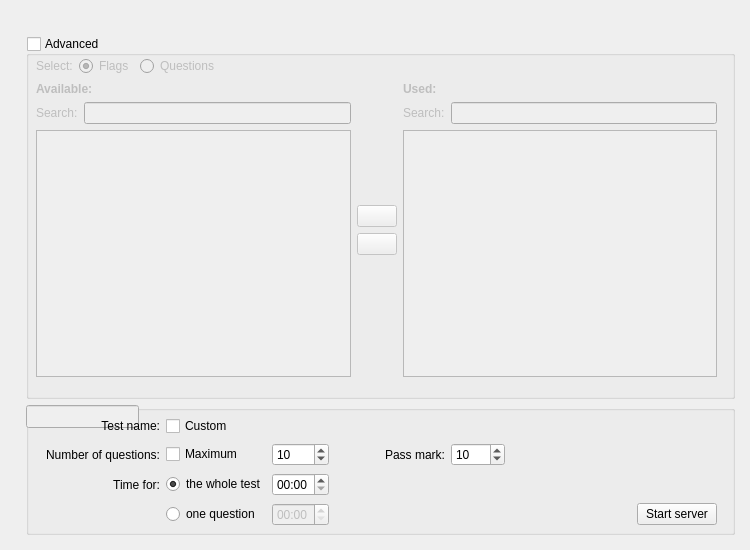
    <widget class="QWidget" name="testSettingsPage" >
     <widget class="QWidget" name="testSettingsGridLayout" >
      <property name="geometry" >
       <rect>
        <x>20</x>
        <y>30</y>
        <width>721</width>
        <height>511</height>
       </rect>
      </property>
      <layout class="QGridLayout" >
       <property name="leftMargin" >
        <number>6</number>
       </property>
       <property name="topMargin" >
        <number>6</number>
       </property>
       <property name="rightMargin" >
        <number>6</number>
       </property>
       <property name="bottomMargin" >
        <number>6</number>
       </property>
       <property name="horizontalSpacing" >
        <number>6</number>
       </property>
       <property name="verticalSpacing" >
        <number>6</number>
       </property>
       <item row="1" column="0" >
        <widget class="QGroupBox" name="TSAdvancedSetupGroupBox" >
         <property name="title" >
          <string>Advanced</string>
         </property>
         <property name="checkable" >
          <bool>true</bool>
         </property>
         <property name="checked" >
          <bool>false</bool>
         </property>
         <widget class="QWidget" name="TSAdvancedSetupGridLayout" >
          <property name="geometry" >
           <rect>
            <x>0</x>
            <y>10</y>
            <width>701</width>
            <height>341</height>
           </rect>
          </property>
          <layout class="QGridLayout" >
           <property name="leftMargin" >
            <number>10</number>
           </property>
           <property name="topMargin" >
            <number>10</number>
           </property>
           <property name="rightMargin" >
            <number>10</number>
           </property>
           <property name="bottomMargin" >
            <number>10</number>
           </property>
           <property name="horizontalSpacing" >
            <number>6</number>
           </property>
           <property name="verticalSpacing" >
            <number>6</number>
           </property>
           <item row="1" column="0" >
            <layout class="QHBoxLayout" >
             <property name="spacing" >
              <number>6</number>
             </property>
             <property name="leftMargin" >
              <number>0</number>
             </property>
             <property name="topMargin" >
              <number>0</number>
             </property>
             <property name="rightMargin" >
              <number>0</number>
             </property>
             <property name="bottomMargin" >
              <number>0</number>
             </property>
             <item>
              <layout class="QVBoxLayout" >
               <property name="spacing" >
                <number>6</number>
               </property>
               <property name="leftMargin" >
                <number>0</number>
               </property>
               <property name="topMargin" >
                <number>0</number>
               </property>
               <property name="rightMargin" >
                <number>0</number>
               </property>
               <property name="bottomMargin" >
                <number>0</number>
               </property>
               <item>
                <widget class="QLabel" name="label_exclude" >
                 <property name="text" >
                  <string>&lt;b>Available:&lt;/b></string>
                 </property>
                </widget>
               </item>
               <item>
                <layout class="QHBoxLayout" >
                 <property name="spacing" >
                  <number>6</number>
                 </property>
                 <property name="leftMargin" >
                  <number>0</number>
                 </property>
                 <property name="topMargin" >
                  <number>0</number>
                 </property>
                 <property name="rightMargin" >
                  <number>0</number>
                 </property>
                 <property name="bottomMargin" >
                  <number>0</number>
                 </property>
                 <item>
                  <widget class="QLabel" name="label_search_available" >
                   <property name="text" >
                    <string>Search:</string>
                   </property>
                  </widget>
                 </item>
                 <item>
                  <widget class="QLineEdit" name="TSSearchAvailableLineEdit" >
                   <property name="statusTip" >
                    <string>Type a keyword to filter the list below</string>
                   </property>
                  </widget>
                 </item>
                </layout>
               </item>
               <item>
                <widget class="QListWidget" name="TSExcludeListWidget" />
               </item>
              </layout>
             </item>
             <item>
              <layout class="QVBoxLayout" >
               <property name="spacing" >
                <number>6</number>
               </property>
               <property name="leftMargin" >
                <number>0</number>
               </property>
               <property name="topMargin" >
                <number>0</number>
               </property>
               <property name="rightMargin" >
                <number>0</number>
               </property>
               <property name="bottomMargin" >
                <number>0</number>
               </property>
               <item>
                <spacer>
                 <property name="orientation" >
                  <enum>Qt::Vertical</enum>
                 </property>
                 <property name="sizeHint" >
                  <size>
                   <width>20</width>
                   <height>40</height>
                  </size>
                 </property>
                </spacer>
               </item>
               <item>
                <widget class="QPushButton" name="btnAddToList" >
                 <property name="icon" >
                  <iconset resource="resources.qrc" >:/images/images/forward.png</iconset>
                 </property>
                </widget>
               </item>
               <item>
                <widget class="QPushButton" name="btnRemoveFromList" >
                 <property name="icon" >
                  <iconset resource="resources.qrc" >:/images/images/back.png</iconset>
                 </property>
                </widget>
               </item>
               <item>
                <spacer>
                 <property name="orientation" >
                  <enum>Qt::Vertical</enum>
                 </property>
                 <property name="sizeHint" >
                  <size>
                   <width>20</width>
                   <height>40</height>
                  </size>
                 </property>
                </spacer>
               </item>
              </layout>
             </item>
             <item>
              <layout class="QVBoxLayout" >
               <property name="spacing" >
                <number>6</number>
               </property>
               <property name="leftMargin" >
                <number>0</number>
               </property>
               <property name="topMargin" >
                <number>0</number>
               </property>
               <property name="rightMargin" >
                <number>0</number>
               </property>
               <property name="bottomMargin" >
                <number>0</number>
               </property>
               <item>
                <widget class="QLabel" name="label_include" >
                 <property name="text" >
                  <string>&lt;b>Used:&lt;/b></string>
                 </property>
                </widget>
               </item>
               <item>
                <layout class="QHBoxLayout" >
                 <property name="spacing" >
                  <number>6</number>
                 </property>
                 <property name="leftMargin" >
                  <number>0</number>
                 </property>
                 <property name="topMargin" >
                  <number>0</number>
                 </property>
                 <property name="rightMargin" >
                  <number>0</number>
                 </property>
                 <property name="bottomMargin" >
                  <number>0</number>
                 </property>
                 <item>
                  <widget class="QLabel" name="label_search_used" >
                   <property name="text" >
                    <string>Search:</string>
                   </property>
                  </widget>
                 </item>
                 <item>
                  <widget class="QLineEdit" name="TSSearchUsedLineEdit" >
                   <property name="statusTip" >
                    <string>Type a keyword to filter the list below</string>
                   </property>
                  </widget>
                 </item>
                </layout>
               </item>
               <item>
                <widget class="QListWidget" name="TSIncludeListWidget" />
               </item>
              </layout>
             </item>
            </layout>
           </item>
           <item row="0" column="0" >
            <layout class="QHBoxLayout" >
             <property name="spacing" >
              <number>6</number>
             </property>
             <property name="leftMargin" >
              <number>0</number>
             </property>
             <property name="topMargin" >
              <number>0</number>
             </property>
             <property name="rightMargin" >
              <number>0</number>
             </property>
             <property name="bottomMargin" >
              <number>0</number>
             </property>
             <item>
              <widget class="QLabel" name="label_advanced_select" >
               <property name="text" >
                <string>Select:</string>
               </property>
              </widget>
             </item>
             <item>
              <widget class="QRadioButton" name="rbtnSelectFlags" >
               <property name="text" >
                <string>Flags</string>
               </property>
               <property name="checked" >
                <bool>true</bool>
               </property>
              </widget>
             </item>
             <item>
              <widget class="QRadioButton" name="rbtnSelectQuestions" >
               <property name="text" >
                <string>Questions</string>
               </property>
              </widget>
             </item>
             <item>
              <spacer>
               <property name="orientation" >
                <enum>Qt::Horizontal</enum>
               </property>
               <property name="sizeHint" >
                <size>
                 <width>40</width>
                 <height>20</height>
                </size>
               </property>
              </spacer>
             </item>
            </layout>
           </item>
          </layout>
         </widget>
        </widget>
       </item>
       <item row="2" column="0" >
        <widget class="QGroupBox" name="TSCommonSettingsGroupBox" >
         <property name="minimumSize" >
          <size>
           <width>0</width>
           <height>130</height>
          </size>
         </property>
         <property name="maximumSize" >
          <size>
           <width>16777215</width>
           <height>130</height>
          </size>
         </property>
         <property name="title" >
          <string/>
         </property>
         <widget class="QLineEdit" name="TSTestNameLineEdit" >
          <property name="enabled" >
           <bool>false</bool>
          </property>
          <property name="geometry" >
           <rect>
            <x>0</x>
            <y>0</y>
            <width>113</width>
            <height>23</height>
           </rect>
          </property>
          <property name="statusTip" >
           <string>Set a custom test name</string>
          </property>
         </widget>
         <widget class="QWidget" name="TSCommonSettingsGridLayout" >
          <property name="geometry" >
           <rect>
            <x>10</x>
            <y>0</y>
            <width>691</width>
            <height>135</height>
           </rect>
          </property>
          <layout class="QGridLayout" >
           <property name="leftMargin" >
            <number>10</number>
           </property>
           <property name="topMargin" >
            <number>10</number>
           </property>
           <property name="rightMargin" >
            <number>10</number>
           </property>
           <property name="bottomMargin" >
            <number>10</number>
           </property>
           <property name="horizontalSpacing" >
            <number>6</number>
           </property>
           <property name="verticalSpacing" >
            <number>6</number>
           </property>
           <item row="2" column="2" >
            <widget class="QTimeEdit" name="TSTestTimeEdit" >
             <property name="statusTip" >
              <string>Time for the whole test</string>
             </property>
             <property name="displayFormat" >
              <string>HH:mm</string>
             </property>
            </widget>
           </item>
           <item row="2" column="0" >
            <widget class="QLabel" name="label_testtime" >
             <property name="text" >
              <string>Time for:</string>
             </property>
             <property name="alignment" >
              <set>Qt::AlignRight|Qt::AlignTrailing|Qt::AlignVCenter</set>
             </property>
            </widget>
           </item>
           <item row="1" column="3" >
            <widget class="QLabel" name="label_passmark" >
             <property name="minimumSize" >
              <size>
               <width>110</width>
               <height>0</height>
              </size>
             </property>
             <property name="text" >
              <string>Pass mark:</string>
             </property>
             <property name="alignment" >
              <set>Qt::AlignRight|Qt::AlignTrailing|Qt::AlignVCenter</set>
             </property>
            </widget>
           </item>
           <item row="1" column="0" >
            <widget class="QLabel" name="label_qnum" >
             <property name="text" >
              <string>Number of questions:</string>
             </property>
             <property name="alignment" >
              <set>Qt::AlignRight|Qt::AlignTrailing|Qt::AlignVCenter</set>
             </property>
            </widget>
           </item>
           <item row="1" column="4" >
            <widget class="QSpinBox" name="TSPassMarkSpinBox" >
             <property name="minimumSize" >
              <size>
               <width>54</width>
               <height>0</height>
              </size>
             </property>
             <property name="statusTip" >
              <string>Specify the minimum number of correct answers to pass the exam</string>
             </property>
             <property name="minimum" >
              <number>1</number>
             </property>
             <property name="value" >
              <number>10</number>
             </property>
            </widget>
           </item>
           <item row="1" column="5" >
            <spacer>
             <property name="orientation" >
              <enum>Qt::Horizontal</enum>
             </property>
             <property name="sizeHint" >
              <size>
               <width>40</width>
               <height>20</height>
              </size>
             </property>
            </spacer>
           </item>
           <item row="3" column="1" >
            <widget class="QRadioButton" name="rbtnQuestionTime" >
             <property name="text" >
              <string>one question</string>
             </property>
            </widget>
           </item>
           <item row="1" column="2" >
            <widget class="QSpinBox" name="TSQnumSpinBox" >
             <property name="minimumSize" >
              <size>
               <width>54</width>
               <height>0</height>
              </size>
             </property>
             <property name="statusTip" >
              <string>Specify the number of questions</string>
             </property>
             <property name="minimum" >
              <number>1</number>
             </property>
             <property name="value" >
              <number>10</number>
             </property>
            </widget>
           </item>
           <item row="1" column="1" >
            <widget class="QCheckBox" name="TSMaxQnumCheckBox" >
             <property name="statusTip" >
              <string>Use the maximum number of questions possible</string>
             </property>
             <property name="text" >
              <string>Maximum</string>
             </property>
            </widget>
           </item>
           <item row="3" column="2" >
            <widget class="QTimeEdit" name="TSQuestionTimeEdit" >
             <property name="enabled" >
              <bool>false</bool>
             </property>
             <property name="statusTip" >
              <string>Time for one question (multiplied by the number of questions)</string>
             </property>
             <property name="displayFormat" >
              <string>HH:mm</string>
             </property>
            </widget>
           </item>
           <item row="3" column="6" >
            <widget class="QPushButton" name="btnStartServer" >
             <property name="statusTip" >
              <string>Proceed to testing mode using this computer as a server</string>
             </property>
             <property name="text" >
              <string>Start server</string>
             </property>
             <property name="icon" >
              <iconset resource="resources.qrc" >:/images/images/player_play.png</iconset>
             </property>
            </widget>
           </item>
           <item row="2" column="1" >
            <widget class="QRadioButton" name="rbtnTestTime" >
             <property name="text" >
              <string>the whole test</string>
             </property>
             <property name="checked" >
              <bool>true</bool>
             </property>
            </widget>
           </item>
           <item row="0" column="0" >
            <widget class="QLabel" name="label_test_name" >
             <property name="text" >
              <string>Test name:</string>
             </property>
             <property name="alignment" >
              <set>Qt::AlignRight|Qt::AlignTrailing|Qt::AlignVCenter</set>
             </property>
            </widget>
           </item>
           <item row="0" column="1" >
            <widget class="QCheckBox" name="TSCustomTestNameCheckBox" >
             <property name="statusTip" >
              <string>Enable setting a custom test name (if unchecked, database name will be used)</string>
             </property>
             <property name="text" >
              <string>Custom</string>
             </property>
            </widget>
           </item>
          </layout>
         </widget>
        </widget>
       </item>
      </layout>
     </widget>
    </widget>
